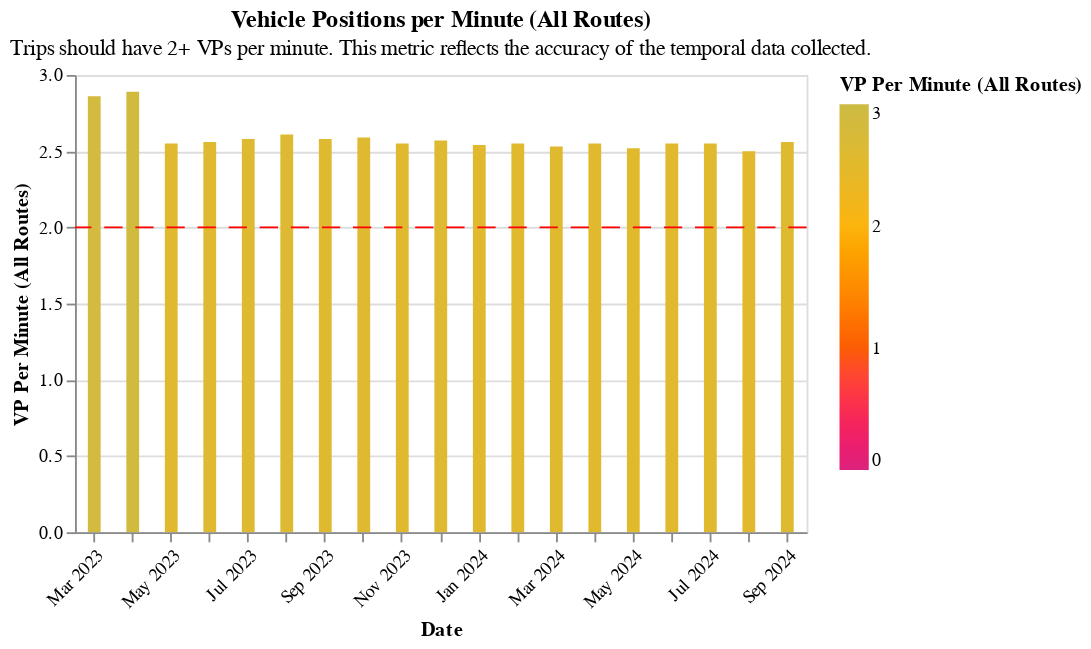

Write notebook code for a chart like this one.
### Code cell
(
        (
            section2.simple_bar_chart(
                df3,
                "VP per Minute (All Routes)",
                "ruler_for_vp_per_min",
                readable_dict["agency_vp_per_min_graph"]["title"],
                readable_dict["vp_per_min_graph"]["subtitle"],
                color_dict["vp_domain"],
                color_dict["vp_range"]
            )
        )
    )

### Figure 1 — Vega-Lite specification as saved in the notebook (floating-point values rounded to 4 significant figures)
{"config": {"view": {"continuousWidth": 300, "continuousHeight": 300}}, "layer": [{"mark": {"type": "bar", "clip": true, "size": 7}, "encoding": {"color": {"field": "VP per Minute (All Routes)", "scale": {"domain": [0, 1, 2, 3], "range": ["#dd217d", "#fc5c04", "#fcb40e", "#ccbb44"]}, "title": "VP Per Minute (All Routes)", "type": "quantitative"}, "tooltip": [{"field": "Date", "type": "temporal"}, {"field": "VP per Minute (All Routes)", "type": "quantitative"}], "x": {"axis": {"format": "%b %Y", "labelAngle": -45}, "field": "Date", "timeUnit": "yearmonthdate", "title": ["Date"], "type": "ordinal"}, "y": {"field": "VP per Minute (All Routes)", "scale": {"domain": [0, 3]}, "title": "VP Per Minute (All Routes)", "type": "quantitative"}}}, {"mark": {"type": "rule", "color": "red", "strokeDash": [10, 7]}, "encoding": {"y": {"aggregate": "mean", "field": "ruler_for_vp_per_min", "type": "quantitative"}}}], "data": {"name": "data-e1127da060d224548ce2f3fe4785825e"}, "height": 250, "title": {"text": "Vehicle Positions per Minute (All Routes)", "subtitle": ["Trips should have 2+ VPs per minute. This metric reflects the accuracy of the temporal data collected."]}, "width": 400, "$schema": "https://vega.github.io/schema/vega-lite/v5.17.0.json", "datasets": {"data-e1127da060d224548ce2f3fe4785825e": [{"District": "12 - Irvine", "Organization": "Orange County Transportation Authority", "schedule_gtfs_dataset_key": "219011fdcf73dc4af9c843578e54d7fa", "VP per Minute (All Routes)": 2.89, "Spatial Accuracy (All Routes)": 96.14, "Date": "2023-04-12T00:00:00", "ruler_100_pct": 100, "ruler_for_vp_per_min": 2}, {"District": "12 - Irvine", "Organization": "Orange County Transportation Authority", "schedule_gtfs_dataset_key": "ecd018ad66f497fb8f188ed5a71b284b", "VP per Minute (All Routes)": 2.55, "Spatial Accuracy (All Routes)": 95.77, "Date": "2023-05-17T00:00:00", "ruler_100_pct": 100, "ruler_for_vp_per_min": 2}, {"District": "12 - Irvine", "Organization": "Orange County Transportation Authority", "schedule_gtfs_dataset_key": "ecd018ad66f497fb8f188ed5a71b284b", "VP per Minute (All Routes)": 2.56, "Spatial Accuracy (All Routes)": 95.79, "Date": "2023-06-14T00:00:00", "ruler_100_pct": 100, "ruler_for_vp_per_min": 2}, {"District": "12 - Irvine", "Organization": "Orange County Transportation Authority", "schedule_gtfs_dataset_key": "ecd018ad66f497fb8f188ed5a71b284b", "VP per Minute (All Routes)": 2.58, "Spatial Accuracy (All Routes)": 95.65, "Date": "2023-07-12T00:00:00", "ruler_100_pct": 100, "ruler_for_vp_per_min": 2}, {"District": "12 - Irvine", "Organization": "Orange County Transportation Authority", "schedule_gtfs_dataset_key": "ecd018ad66f497fb8f188ed5a71b284b", "VP per Minute (All Routes)": 2.61, "Spatial Accuracy (All Routes)": 95.69, "Date": "2023-08-15T00:00:00", "ruler_100_pct": 100, "ruler_for_vp_per_min": 2}, {"District": "12 - Irvine", "Organization": "Orange County Transportation Authority", "schedule_gtfs_dataset_key": "ecd018ad66f497fb8f188ed5a71b284b", "VP per Minute (All Routes)": 2.58, "Spatial Accuracy (All Routes)": 95.65, "Date": "2023-09-13T00:00:00", "ruler_100_pct": 100, "ruler_for_vp_per_min": 2}, {"District": "12 - Irvine", "Organization": "Orange County Transportation Authority", "schedule_gtfs_dataset_key": "ecd018ad66f497fb8f188ed5a71b284b", "VP per Minute (All Routes)": 2.59, "Spatial Accuracy (All Routes)": 95.35, "Date": "2023-10-11T00:00:00", "ruler_100_pct": 100, "ruler_for_vp_per_min": 2}, {"District": "12 - Irvine", "Organization": "Orange County Transportation Authority", "schedule_gtfs_dataset_key": "ecd018ad66f497fb8f188ed5a71b284b", "VP per Minute (All Routes)": 2.55, "Spatial Accuracy (All Routes)": 92.0, "Date": "2023-11-15T00:00:00", "ruler_100_pct": 100, "ruler_for_vp_per_min": 2}, {"District": "12 - Irvine", "Organization": "Orange County Transportation Authority", "schedule_gtfs_dataset_key": "ecd018ad66f497fb8f188ed5a71b284b", "VP per Minute (All Routes)": 2.57, "Spatial Accuracy (All Routes)": 92.57, "Date": "2023-12-13T00:00:00", "ruler_100_pct": 100, "ruler_for_vp_per_min": 2}, {"District": "12 - Irvine", "Organization": "Orange County Transportation Authority", "schedule_gtfs_dataset_key": "ecd018ad66f497fb8f188ed5a71b284b", "VP per Minute (All Routes)": 2.54, "Spatial Accuracy (All Routes)": 92.57, "Date": "2024-01-17T00:00:00", "ruler_100_pct": 100, "ruler_for_vp_per_min": 2}, {"District": "12 - Irvine", "Organization": "Orange County Transportation Authority", "schedule_gtfs_dataset_key": "ecd018ad66f497fb8f188ed5a71b284b", "VP per Minute (All Routes)": 2.55, "Spatial Accuracy (All Routes)": 92.37, "Date": "2024-02-14T00:00:00", "ruler_100_pct": 100, "ruler_for_vp_per_min": 2}, {"District": "12 - Irvine", "Organization": "Orange County Transportation Authority", "schedule_gtfs_dataset_key": "ecd018ad66f497fb8f188ed5a71b284b", "VP per Minute (All Routes)": 2.53, "Spatial Accuracy (All Routes)": 92.39, "Date": "2024-03-13T00:00:00", "ruler_100_pct": 100, "ruler_for_vp_per_min": 2}, {"District": "12 - Irvine", "Organization": "Orange County Transportation Authority", "schedule_gtfs_dataset_key": "ecd018ad66f497fb8f188ed5a71b284b", "VP per Minute (All Routes)": 2.55, "Spatial Accuracy (All Routes)": 86.76, "Date": "2024-04-17T00:00:00", "ruler_100_pct": 100, "ruler_for_vp_per_min": 2}, {"District": "12 - Irvine", "Organization": "Orange County Transportation Authority", "schedule_gtfs_dataset_key": "ecd018ad66f497fb8f188ed5a71b284b", "VP per Minute (All Routes)": 2.52, "Spatial Accuracy (All Routes)": 86.46, "Date": "2024-05-22T00:00:00", "ruler_100_pct": 100, "ruler_for_vp_per_min": 2}, {"District": "12 - Irvine", "Organization": "Orange County Transportation Authority", "schedule_gtfs_dataset_key": "ecd018ad66f497fb8f188ed5a71b284b", "VP per Minute (All Routes)": 2.55, "Spatial Accuracy (All Routes)": 86.24, "Date": "2024-06-12T00:00:00", "ruler_100_pct": 100, "ruler_for_vp_per_min": 2}, {"District": "12 - Irvine", "Organization": "Orange County Transportation Authority", "schedule_gtfs_dataset_key": "ecd018ad66f497fb8f188ed5a71b284b", "VP per Minute (All Routes)": 2.55, "Spatial Accuracy (All Routes)": 86.79, "Date": "2024-07-17T00:00:00", "ruler_100_pct": 100, "ruler_for_vp_per_min": 2}, {"District": "12 - Irvine", "Organization": "Orange County Transportation Authority", "schedule_gtfs_dataset_key": "ecd018ad66f497fb8f188ed5a71b284b", "VP per Minute (All Routes)": 2.5, "Spatial Accuracy (All Routes)": 86.6, "Date": "2024-08-14T00:00:00", "ruler_100_pct": 100, "ruler_for_vp_per_min": 2}, {"District": "12 - Irvine", "Organization": "Orange County Transportation Authority", "schedule_gtfs_dataset_key": "ecd018ad66f497fb8f188ed5a71b284b", "VP per Minute (All Routes)": 2.56, "Spatial Accuracy (All Routes)": 86.99, "Date": "2024-09-18T00:00:00", "ruler_100_pct": 100, "ruler_for_vp_per_min": 2}, {"District": "12 - Irvine", "Organization": "Orange County Transportation Authority", "schedule_gtfs_dataset_key": "f3cd87af530fa12c8b6d355697f8d38a", "VP per Minute (All Routes)": 2.86, "Spatial Accuracy (All Routes)": 96.02, "Date": "2023-03-15T00:00:00", "ruler_100_pct": 100, "ruler_for_vp_per_min": 2}]}}
